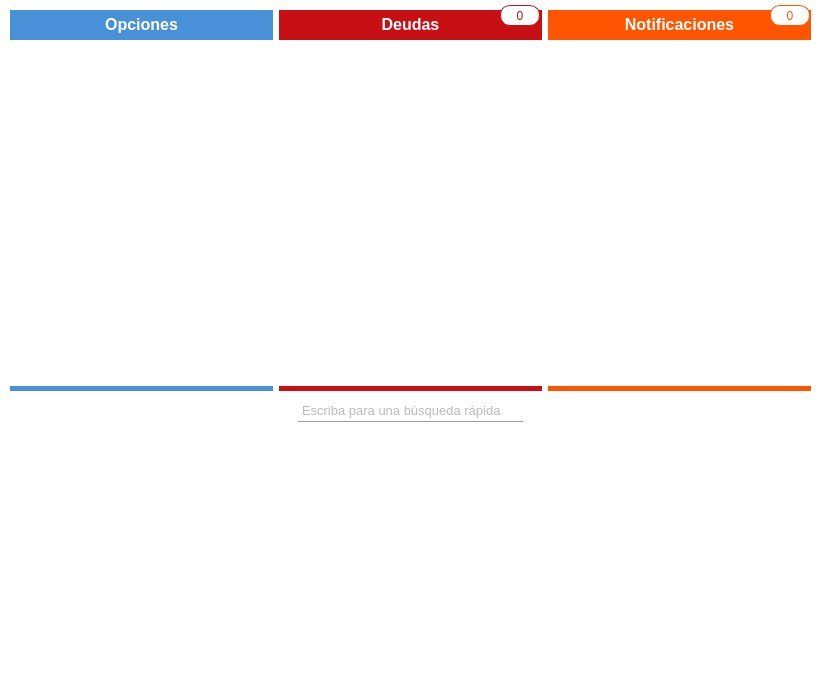
<?xml version="1.0" encoding="UTF-8"?>
<ui version="4.0">
 <class>Dialog</class>
 <widget class="QDialog" name="Dialog" key="0adcff59830fbf97e68f8be4c2a94c9b">
  <property name="geometry">
   <rect>
    <x>0</x>
    <y>0</y>
    <width>820</width>
    <height>690</height>
   </rect>
  </property>
  <property name="minimumSize">
   <size>
    <width>820</width>
    <height>690</height>
   </size>
  </property>
  <property name="maximumSize">
   <size>
    <width>820</width>
    <height>690</height>
   </size>
  </property>
  <property name="windowTitle">
   <string>Inicio</string>
  </property>
  <property name="styleSheet">
   <string notr="true">QMainWindow, QDialog{
                background-color: rgb(255, 255, 255);
                }

                /**** QPushButton (enabled) ****/
                QPushButton
                {
                background-color: rgb(85, 170, 255);
                font: 10pt;
                color: rgb(255, 255, 255);
                padding: 4px 8px;
                border: 2px solid rgb(85, 170, 255);
                border-radius: 8px;
                padding: 5px;
                }

                QPushButton:hover
                {
                background-color: rgb(0, 121, 182);
                border: 2px solid rgb(66, 133, 199);
                }

                QPushButton:pressed
                {
                border:3px solid rgb(66, 133, 199);
                padding: -1px 1px 1px 1px;
                }

                /******* QLabel ***********/
                QLabel{
                color: rgb(120, 120, 120)
                }
                labelHab1:hover{
                color: rgb(120, 0, 0)
                }

                /*******QLineEdit************/
                QTextEdit {
                font: 10pt;
                color: rgb(120, 120, 120);
                border: 1px solid rgb(156, 156, 156);
                border-radius: 0px;
                padding: 2px;
                }
                QLineEdit, QDateEdit, QDoubleSpinBox, QSpinBox{
                font: 10pt;
                color: rgb(120, 120, 120);
                border: 1px solid rgb(156, 156, 156);
                border-radius: 0px;
                padding: 2px;
                border-top: 1px white;
                border-left: 1px white;
                border-right: 1px white;
                }
                /********QComboBox*******/
                QComboBox{
                font: 10pt;
                color: rgb(120, 120, 120);
                border: 1px solid rgb(156, 156, 156);
                padding: 2px;
                selection-background-color: white;
                selection-color: rgb(120, 120, 120);
                border-top: 1px white;
                border-left: 1px white;
                border-right: 1px white;
                }
                QComboBox QAbstractItemView
                {
                background-color: white;
                color:rgb(120, 120, 120);
                padding: 4px;
                border: 1px solid rgb(156, 156, 156);
                border-top: 1px white;
                border-left: 1px white;
                border-right: 1px white;
                }

                QLineEdit:hover, QDateEdit:hover, QDoubleSpinBox:hover, QComboBox:hover
                {
                color: rgb(85, 170, 255);
                border: 1px solid rgb(85, 170, 255);
                border-top: 1px white;
                border-left: 1px white;
                border-right: 1px white;
                }

                QLineEdit:focus, QDateEdit:focus, QDoubleSpinBox:focus, QComboBox:focus
                {
                border-color: rgb(90,200,255);
                border-top: 1px white;
                border-left: 1px white;
                border-right: 1px white;
                }

                
                QTabWidget
                {
                background-color: transparent;
                }

                QTabWidget::pane {
                border-top: 1px solid rgb(156, 156, 156);
                border-bottom: 1px solid rgb(156, 156, 156);
                position: absolute;
                top: -0.25em;
                }
                /**** QTabWidget (disabled) ****/
                QTabWidget::pane:disabled
                {
                border-color: rgb(60,60,60);
                }

                QTabWidget::tab-bar {
                alignment: center;
                border: 1px white;
                border-radius: 5px;
                }

                QTreeView
                {
                alternate-background-color: rgb(200,200,200);
                background-color: white;
                border: 1px solid rgb(156, 156, 156);
                font: 10pt;
                color: rgb(120,120,120);
                selection-background-color:rgb(90,200,255);
                selection-color: rgb(156, 156, 156);
                }
                QListView{
                alternate-background-color: rgb(150,150,150);
                background-color: white;
                border: 1px solid rgb(255, 255, 255);
                font: 8pt;
                color: rgb(98,98,98);
                selection-background-color:rgb(90,200,255);
                selection-color: rgb(156, 156, 156);
                }
            </string>
  </property>
  <widget class="QWidget" name="verticalLayoutWidget">
   <property name="geometry">
    <rect>
     <x>10</x>
     <y>400</y>
     <width>801</width>
     <height>281</height>
    </rect>
   </property>
   <layout class="QVBoxLayout" name="verticalLayout">
    <item>
     <layout class="QHBoxLayout" name="horizontalLayout">
      <item>
       <spacer name="horizontalSpacer_2">
        <property name="orientation">
         <enum>Qt::Horizontal</enum>
        </property>
        <property name="sizeHint" stdset="0">
         <size>
          <width>40</width>
          <height>20</height>
         </size>
        </property>
       </spacer>
      </item>
      <item>
       <widget class="QLineEdit" name="lineEditFastSearcher">
        <property name="maximumSize">
         <size>
          <width>225</width>
          <height>16777215</height>
         </size>
        </property>
        <property name="maxLength">
         <number>20</number>
        </property>
        <property name="placeholderText">
         <string>Escriba para una búsqueda rápida</string>
        </property>
       </widget>
      </item>
      <item>
       <spacer name="horizontalSpacer">
        <property name="orientation">
         <enum>Qt::Horizontal</enum>
        </property>
        <property name="sizeHint" stdset="0">
         <size>
          <width>40</width>
          <height>20</height>
         </size>
        </property>
       </spacer>
      </item>
     </layout>
    </item>
    <item>
     <layout class="QHBoxLayout" name="horizontalLayout_2">
      <item>
       <widget class="QListWidget" name="listWidgetPicker">
        <property name="movement">
         <enum>QListView::Free</enum>
        </property>
        <property name="isWrapping" stdset="0">
         <bool>true</bool>
        </property>
        <property name="viewMode">
         <enum>QListView::ListMode</enum>
        </property>
        <property name="currentRow">
         <number>-1</number>
        </property>
       </widget>
      </item>
     </layout>
    </item>
   </layout>
  </widget>
  <widget class="QWidget" name="gridLayoutWidget">
   <property name="geometry">
    <rect>
     <x>10</x>
     <y>10</y>
     <width>801</width>
     <height>381</height>
    </rect>
   </property>
   <layout class="QGridLayout" name="gridLayout">
    <item row="0" column="3">
     <widget class="QLabel" name="label_2">
      <property name="styleSheet">
       <string notr="true">font: bold 12pt;
background: rgb(255, 85, 0);
                                color: white;
           padding-top: 5px;
                                padding-bottom: 5px;
                                border: 1px solid rgb(255, 85, 0);
                                border-radius: 0px;
                                border-top: 1px white;
                                border-left: 1px white;
                                border-right: 1px white;
                            </string>
      </property>
      <property name="text">
       <string>Notificaciones</string>
      </property>
      <property name="alignment">
       <set>Qt::AlignCenter</set>
      </property>
     </widget>
    </item>
    <item row="1" column="0">
     <widget class="QListWidget" name="listWidgetPickerAction">
      <property name="minimumSize">
       <size>
        <width>0</width>
        <height>200</height>
       </size>
      </property>
      <property name="maximumSize">
       <size>
        <width>16777215</width>
        <height>400</height>
       </size>
      </property>
      <property name="styleSheet">
       <string notr="true">border: 5px solid rgb(72, 144, 216);
                                border-radius: 0px;
                                border-top: 1px white;
                                border-left: 1px white;
                                border-right: 1px white;
                            </string>
      </property>
      <property name="isWrapping" stdset="0">
       <bool>true</bool>
      </property>
      <property name="layoutMode">
       <enum>QListView::SinglePass</enum>
      </property>
      <property name="spacing">
       <number>0</number>
      </property>
      <property name="viewMode">
       <enum>QListView::ListMode</enum>
      </property>
     </widget>
    </item>
    <item row="1" column="3">
     <layout class="QVBoxLayout" name="verticalLayout_3">
      <item>
       <widget class="QListWidget" name="listWidgetPickerNotification">
        <property name="minimumSize">
         <size>
          <width>0</width>
          <height>150</height>
         </size>
        </property>
        <property name="maximumSize">
         <size>
          <width>16777215</width>
          <height>400</height>
         </size>
        </property>
        <property name="styleSheet">
         <string notr="true">border: 5px solid rgb(255, 85, 0);
                                        border-radius: 0px;
                                        border-top: 1px white;
                                        border-left: 1px white;
                                        border-right: 1px white;
                                    </string>
        </property>
        <property name="selectionMode">
         <enum>QAbstractItemView::SingleSelection</enum>
        </property>
        <property name="movement">
         <enum>QListView::Static</enum>
        </property>
        <property name="isWrapping" stdset="0">
         <bool>true</bool>
        </property>
        <property name="spacing">
         <number>0</number>
        </property>
        <property name="viewMode">
         <enum>QListView::ListMode</enum>
        </property>
        <property name="uniformItemSizes">
         <bool>false</bool>
        </property>
       </widget>
      </item>
     </layout>
    </item>
    <item row="0" column="0">
     <widget class="QLabel" name="label">
      <property name="styleSheet">
       <string notr="true">font: bold 12pt;
background: rgb(72, 144, 216);
                                color: white;
padding-top: 5px;
                                padding-bottom: 5px;
                                border: 1px solid rgb(72, 144, 216);
                                border-radius: 0px;
                                border-top: 1px white;
                                border-left: 1px white;
                                border-right: 1px white;
                            </string>
      </property>
      <property name="text">
       <string>Opciones</string>
      </property>
      <property name="alignment">
       <set>Qt::AlignCenter</set>
      </property>
     </widget>
    </item>
    <item row="0" column="1">
     <widget class="QLabel" name="label_3">
      <property name="styleSheet">
       <string notr="true">font: bold 12pt;
background: rgb(200, 15, 20);
                                color: white;
           padding-top: 5px;
                                padding-bottom: 5px;
                                border: 1px solid rgb(200, 15, 20);
                                border-radius: 0px;
                                border-top: 1px white;
                                border-left: 1px white;
                                border-right: 1px white;
                            </string>
      </property>
      <property name="text">
       <string>Deudas</string>
      </property>
      <property name="alignment">
       <set>Qt::AlignCenter</set>
      </property>
     </widget>
    </item>
    <item row="1" column="1">
     <widget class="QListWidget" name="listWidgetPickerDeuda">
      <property name="minimumSize">
       <size>
        <width>0</width>
        <height>150</height>
       </size>
      </property>
      <property name="maximumSize">
       <size>
        <width>16777215</width>
        <height>400</height>
       </size>
      </property>
      <property name="styleSheet">
       <string notr="true">border: 5px solid rgb(200, 15, 20);
                                border-radius: 0px;
                                border-top: 1px white;
                                border-left: 1px white;
                                border-right: 1px white;
                            </string>
      </property>
      <property name="selectionMode">
       <enum>QAbstractItemView::SingleSelection</enum>
      </property>
      <property name="movement">
       <enum>QListView::Static</enum>
      </property>
      <property name="isWrapping" stdset="0">
       <bool>true</bool>
      </property>
      <property name="spacing">
       <number>0</number>
      </property>
      <property name="viewMode">
       <enum>QListView::ListMode</enum>
      </property>
      <property name="uniformItemSizes">
       <bool>false</bool>
      </property>
     </widget>
    </item>
   </layout>
  </widget>
  <widget class="QLabel" name="labelDeudaCant">
   <property name="geometry">
    <rect>
     <x>500</x>
     <y>5</y>
     <width>40</width>
     <height>21</height>
    </rect>
   </property>
   <property name="styleSheet">
    <string notr="true">background: white;
                                color: rgb(200, 15, 20);
           padding: 5px;
                                border: 1px solid rgb(200, 15, 20);
                                border-radius: 10px;</string>
   </property>
   <property name="text">
    <string>0</string>
   </property>
   <property name="alignment">
    <set>Qt::AlignCenter</set>
   </property>
   <property name="margin">
    <number>0</number>
   </property>
   <property name="indent">
    <number>-1</number>
   </property>
  </widget>
  <widget class="QLabel" name="labelNotCant">
   <property name="geometry">
    <rect>
     <x>770</x>
     <y>5</y>
     <width>40</width>
     <height>21</height>
    </rect>
   </property>
   <property name="styleSheet">
    <string notr="true">background: white;
                                color:  rgb(255, 85, 0);
           padding: 5px;
                                border: 1px solid  rgb(255, 85, 0);
                                border-radius: 10px;</string>
   </property>
   <property name="text">
    <string>0</string>
   </property>
   <property name="alignment">
    <set>Qt::AlignCenter</set>
   </property>
  </widget>
 </widget>
 <resources/>
 <connections/>
</ui>
